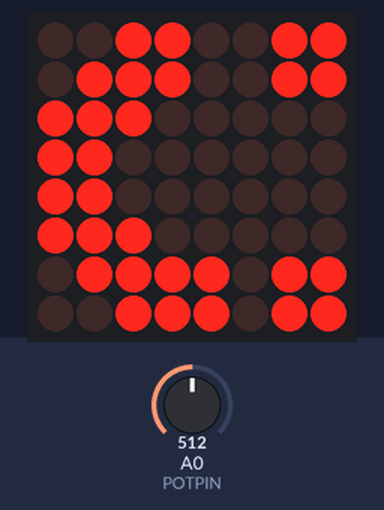
This sketch was run on a simulated Arduino Uno, built with avr-gcc and run on an emulated ATmega328P. On the bench: 8×8 LED matrix. Inputs (shaded band) come from the test bench; at power-on: A0 (POTPIN) = 512. Random numbers use the default seed unless the sketch sets one.

Above: at 3.3 s.
At 5.9 s:
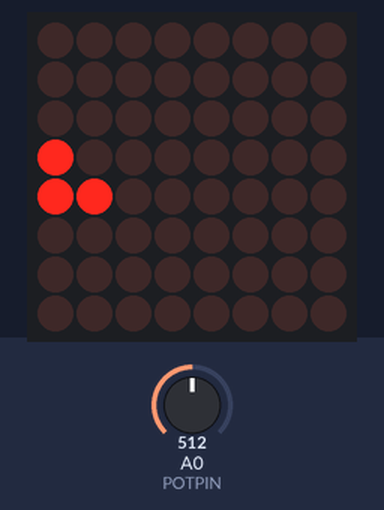
6.0 s: A0 (POTPIN) set to 716
At 6.29 s:
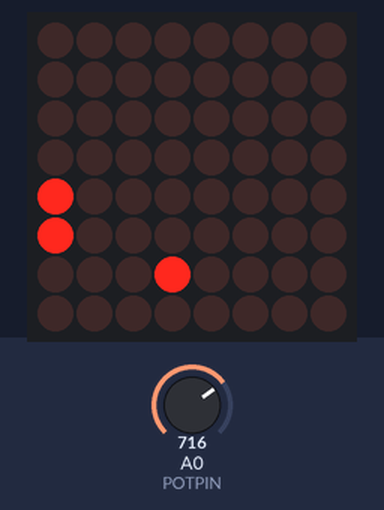
8.1 s: A0 (POTPIN) set to 694
11.1 s: A0 (POTPIN) set to 662
15.0 s: A0 (POTPIN) set to 900
At 16.66 s:
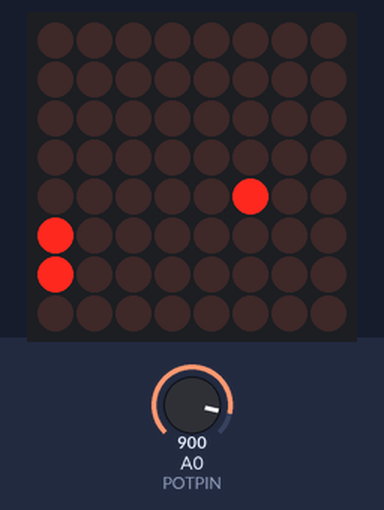
18.0 s: A0 (POTPIN) set to 1023
At 18.13 s:
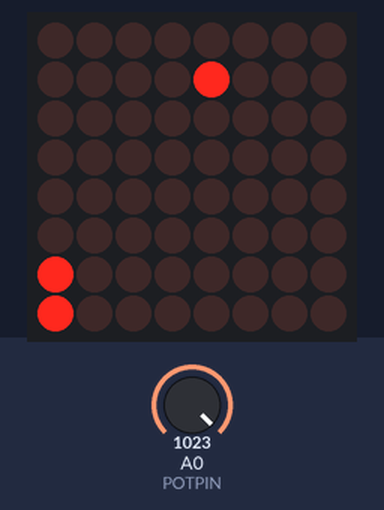
20.1 s: A0 (POTPIN) set to 1009
At 20.23 s:
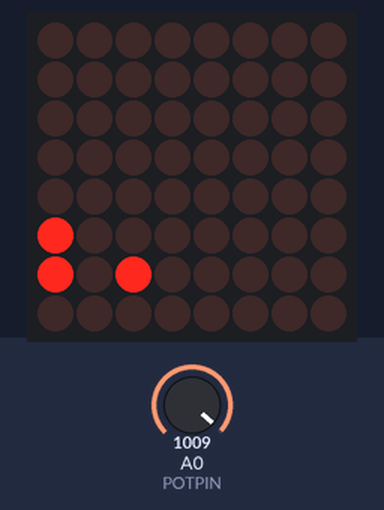

Measured:
- the behaviour switches between 1020 and 1019 on A0 (POTPIN) (found by bisection; images 4 and 5)
- what the display in image 0 shows lasts 1.5 s, from 3.2 s to 4.7 s

The sketch:

joystickshield_pong_oneplayer.ino
```cpp
/**
*  Play pong on an 8x8 matrix
*
*    0 1 2 3 4 5 6 7
*  0
*  1
*  2      7 0 1
*  3      6 X 2 (directions)
*  4      5 4 3
*  5
*  6
*  7    [pad]
*
*
*  Based on code from http://www.itopen.it/2012/03/09/arduino-pong-with-8x8-led-matrix-and-max7219/
*
*/


#include "LedControl.h"
#include "Timer.h"


#define POTPIN A0 // Potentiometer
#define PADSIZE 2
#define BALL_DELAY 200
#define GAME_DELAY 10
#define BOUNCE_VERTICAL 1
#define BOUNCE_HORIZONTAL -1
#define NEW_GAME_ANIMATION_SPEED 50
#define HIT_NONE 0
#define HIT_CENTER 1
#define HIT_LEFT 2
#define HIT_RIGHT 3


//#define DEBUG 1


byte sad[] = {
  B11000011,
  B11000011,
  B00000000,
  B00000000,
  B00111100,
  B01111110,
  B11100111,
  B11000011
};

byte smile[] = {
  B11000011,
  B11000011,
  B00000000,
  B00000011,
  B11000011,
  B11100111,
  B01111110,
  B00111100
};


Timer timer;

LedControl lc = LedControl(13, 11, 12, 1);

byte direction; // Wind rose, 0 is north
int xball;
int yball;
int yball_prev;
byte xpad;
int ball_timer;

void setSprite(byte *sprite) {
  for (int r = 0; r < 8; r++) {
    lc.setColumn(0, 7 - r, sprite[r]);
  }
}

void newGame() {
  lc.clearDisplay(0);
  // initial position
  xball = random(1, 7);
  yball = 1;
  direction = random(3, 6); // Go south
  for (int r = 0; r < 8; r++) {
    for (int c = 0; c < 8; c++) {
      lc.setLed(0, c, r, HIGH);
      delay(NEW_GAME_ANIMATION_SPEED);
    }
  }
  setSprite(smile);
  delay(1500);
  lc.clearDisplay(0);
}

void setPad() {
  xpad = map(analogRead(POTPIN), 0, 1020, 8 - PADSIZE, 0);
}

void debug(const char* desc) {
#ifdef DEBUG
  Serial.print(desc);
  Serial.print(" XY: ");
  Serial.print(xball);
  Serial.print(", ");
  Serial.print(yball);
  Serial.print(" XPAD: ");
  Serial.print(xpad);
  Serial.print(" DIR: ");
  Serial.println(direction);
#endif
}

int checkBounce() {
  if (!xball || !yball || xball == 7 || yball == 6) {
    int bounce = (yball == 0 || yball == 6) ? BOUNCE_HORIZONTAL : BOUNCE_VERTICAL;
#ifdef DEBUG
    debug(bounce == BOUNCE_HORIZONTAL ? "HORIZONTAL" : "VERTICAL");
#endif
    return bounce;
  }
  return 0;
}

int getHit() {
  if (yball != 6 || xball < xpad || xball > xpad + PADSIZE) {
    return HIT_NONE;
  }
  if (xball == xpad + PADSIZE / 2) {
    return HIT_CENTER;
  }
  return xball < xpad + PADSIZE / 2 ? HIT_LEFT : HIT_RIGHT;
}

bool checkLoose() {
  return yball == 6 && getHit() == HIT_NONE;
}

void moveBall() {
  debug("MOVE");
  int bounce = checkBounce();
  if (bounce) {
    switch (direction) {
      case 0:
        direction = 4;
        break;
      case 1:
        direction = (bounce == BOUNCE_VERTICAL) ? 7 : 3;
        break;
      case 2:
        direction = 6;
        break;
      case 6:
        direction = 2;
        break;
      case 7:
        direction = (bounce == BOUNCE_VERTICAL) ? 1 : 5;
        break;
      case 5:
        direction = (bounce == BOUNCE_VERTICAL) ? 3 : 7;
        break;
      case 3:
        direction = (bounce == BOUNCE_VERTICAL) ? 5 : 1;
        break;
      case 4:
        direction = 0;
        break;
    }
    debug("->");
  }

  // Check hit: modify direction is left or right
  switch (getHit()) {
    case HIT_LEFT:
      if (direction == 0) {
        direction =  7;
      } else if (direction == 1) {
        direction = 0;
      }
      break;
    case HIT_RIGHT:
      if (direction == 0) {
        direction = 1;
      } else if (direction == 7) {
        direction = 0;
      }
      break;
  }

  // Check orthogonal directions and borders ...
  if ((direction == 0 && xball == 0) || (direction == 4 && xball == 7)) {
    direction++;
  }
  if (direction == 0 && xball == 7) {
    direction = 7;
  }
  if (direction == 4 && xball == 0) {
    direction = 3;
  }
  if (direction == 2 && yball == 0) {
    direction = 3;
  }
  if (direction == 2 && yball == 6) {
    direction = 1;
  }
  if (direction == 6 && yball == 0) {
    direction = 5;
  }
  if (direction == 6 && yball == 6) {
    direction = 7;
  }

  // "Corner" case
  if (xball == 0 && yball == 0) {
    direction = 3;
  }
  if (xball == 0 && yball == 6) {
    direction = 1;
  }
  if (xball == 7 && yball == 6) {
    direction = 7;
  }
  if (xball == 7 && yball == 0) {
    direction = 5;
  }

  yball_prev = yball;
  if (2 < direction && direction < 6) {
    yball++;
  } else if (direction != 6 && direction != 2) {
    yball--;
  }
  if (0 < direction && direction < 4) {
    xball++;
  } else if (direction != 0 && direction != 4) {
    xball--;
  }
  xball = max(0, min(7, xball));
  yball = max(0, min(6, yball));
  debug("AFTER MOVE");
}

void gameOver() {
  setSprite(sad);
  delay(500);
  lc.clearDisplay(0);
  delay(500);
  setSprite(sad);
  delay(500);
  lc.clearDisplay(0);
  delay(500);
  setSprite(sad);
  delay(1500);
  lc.clearDisplay(0);
}

void drawGame() {
  if (yball_prev != yball) {
    lc.setColumn(0, 7 - yball_prev, 0);
  }
  lc.setColumn(0, 7 - yball, byte(1 << (xball)));
  byte padmap = byte(0xFF >> (8 - PADSIZE) << xpad) ;
#ifdef DEBUG
  //Serial.println(padmap, BIN);
#endif
  lc.setColumn(0, 0, padmap);
}

void setup() {
  // The MAX72XX is in power-saving mode on startup,
  // we have to do a wakeup call
  pinMode(POTPIN, INPUT);

  lc.shutdown(0, false);
  // Set the brightness to a medium values
  lc.setIntensity(0, 8);
  // and clear the display
  lc.clearDisplay(0);
  randomSeed(analogRead(0));
#ifdef DEBUG
  Serial.begin(9600);
  Serial.println("Pong");
#endif
  newGame();
  ball_timer = timer.every(BALL_DELAY, moveBall);
}


void loop() {
  timer.update();
  // Move pad
  setPad();
#ifdef DEBUG
  Serial.println(xpad);
#endif
  // Update screen
  drawGame();
  if (checkLoose()) {
    debug("LOOSE");
    gameOver();
    newGame();
  }
  delay(GAME_DELAY);
}
```
